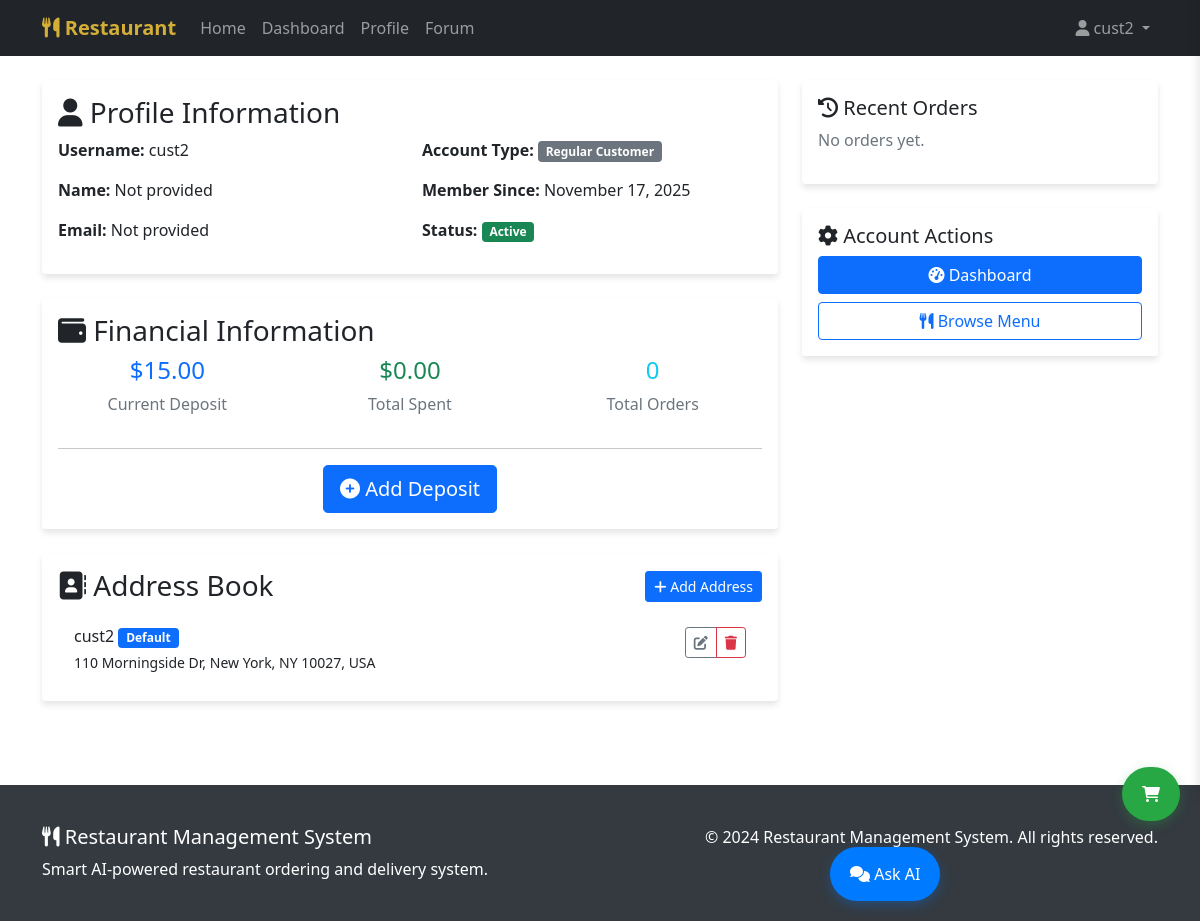
Page /profile/ (signed in) on the committed database.
### restaurant/models.py (models this page shows, shortened)
class Customer(models.Model):
    user = models.OneToOneField(User, on_delete=models.CASCADE, verbose_name="User")
    deposit = models.DecimalField(max_digits=10, decimal_places=2, default=0.00, verbose_name="Deposit")
    warnings = models.PositiveIntegerField(default=0, verbose_name="Warnings")
    total_spent = models.DecimalField(max_digits=10, decimal_places=2, default=0.00, verbose_name="Total Spent")
    order_count = models.PositiveIntegerField(default=0, verbose_name="Order Count")
    is_vip = models.BooleanField(default=False, verbose_name="VIP Status")
    is_blacklisted = models.BooleanField(default=False, verbose_name="Blacklisted")
    created_at = models.DateTimeField(auto_now_add=True, verbose_name="Registration Time")
    updated_at = models.DateTimeField(auto_now=True, verbose_name="Updated Time")
    class Meta:
        verbose_name = "Customer"
        verbose_name_plural = "Customers"
        ordering = ['-created_at']

class Address(models.Model):
    customer = models.ForeignKey(Customer, on_delete=models.CASCADE, related_name='addresses', verbose_name="Customer")
    recipient_name = models.CharField(max_length=100, verbose_name="Recipient Name")
    street_address = models.CharField(max_length=200, verbose_name="Street Address")
    city = models.CharField(max_length=100, verbose_name="City")
    state = models.CharField(max_length=100, verbose_name="State/Province")
    zip_code = models.CharField(max_length=20, verbose_name="ZIP/Postal Code")
    country = models.CharField(max_length=100, default="USA", verbose_name="Country")
    phone = models.CharField(max_length=20, blank=True, verbose_name="Phone Number")
    is_default = models.BooleanField(default=False, verbose_name="Default Address")
    created_at = models.DateTimeField(auto_now_add=True, verbose_name="Created Time")
    updated_at = models.DateTimeField(auto_now=True, verbose_name="Updated Time")
    class Meta:
        verbose_name = "Address"
        verbose_name_plural = "Addresses"
        ordering = ['-is_default', '-created_at']
    def get_full_address(self):
        return f"{self.street_address}, {self.city}, {self.state} {self.zip_code}, {self.country}"

### restaurant/views.py (the view)
# urls.py: path('profile/', views.profile, name='profile'),
@login_required
def profile(request):
    user = request.user
    if hasattr(user, 'customer'):
        customer = user.customer
        orders = Order.objects.filter(customer=customer).order_by('-created_at')[:10]
        addresses = Address.objects.filter(customer=customer).order_by('-is_default', '-created_at')
        context = {
            'customer': customer,
            'orders': orders,
            'addresses': addresses,
        }
        return render(request, 'profile.html', context)
    return redirect('dashboard')

### templates/profile.html (shortened to what this page needs)
{% extends 'base.html' %}
{% block content %}
<div class="container mt-4">
    <div class="row">
        <div class="col-md-8">
            <div class="card mb-4">
                <div class="card-body">
                    <h3 class="card-title">
                        <i class="fas fa-user"></i> Profile Information
                    </h3>
                    <div class="row">
                        <div class="col-md-6">
                            <p><strong>Username:</strong> {{ customer.user.username }}</p>
                            <p><strong>Name:</strong> {{ customer.user.get_full_name|default:"Not provided" }}</p>
                            <p><strong>Email:</strong> {{ customer.user.email|default:"Not provided" }}</p>
                        </div>
                        <div class="col-md-6">
                            <p><strong>Account Type:</strong>
                                {% if customer.is_vip %}
                                    <span class="vip-badge">VIP Customer</span>
                                {% else %}
                                    <span class="badge bg-secondary">Regular Customer</span>
                                {% endif %}
                            </p>
                            <p><strong>Member Since:</strong> {{ customer.created_at|date:"F d, Y" }}</p>
                            <p><strong>Status:</strong>
                                {% if customer.is_blacklisted %}
                                    <span class="badge bg-danger">Blacklisted</span>
                                {% else %}
                                    <span class="badge bg-success">Active</span>
                                {% endif %}
                            </p>
                        </div>
                    </div>
                </div>
            </div>
            <div class="card mb-4">
                <div class="card-body">
                    <h3 class="card-title">
                        <i class="fas fa-wallet"></i> Financial Information
                    </h3>
                    <div class="row">
                        <div class="col-md-4">
                            <div class="text-center">
                                <h4 class="text-primary">${{ customer.deposit }}</h4>
                                <p class="text-muted">Current Deposit</p>
                            </div>
                        </div>
                        <div class="col-md-4">
                            <div class="text-center">
                                <h4 class="text-success">${{ customer.total_spent }}</h4>
                                <p class="text-muted">Total Spent</p>
                            </div>
                        </div>
                        <div class="col-md-4">
                            <div class="text-center">
                                <h4 class="text-info">{{ customer.order_count }}</h4>
                                <p class="text-muted">Total Orders</p>
                            </div>
                        </div>
                    </div>
                    <hr>
                    <div class="row mt-3">
                        <div class="col-12 text-center">
                            <button type="button" class="btn btn-primary btn-lg" data-bs-toggle="modal" data-bs-target="#depositModal">
                                <i class="fas fa-plus-circle"></i> Add Deposit
                            </button>
                        </div>
                    </div>
                </div>
            </div>
            <div class="card mb-4">
                <div class="card-body">
                    <div class="d-flex justify-content-between align-items-center mb-3">
                        <h3 class="card-title mb-0">
                            <i class="fas fa-address-book"></i> Address Book
                        </h3>
                        <button type="button" class="btn btn-primary btn-sm" data-bs-toggle="modal" data-bs-target="#addAddressModal">
                            <i class="fas fa-plus"></i> Add Address
                        </button>
                    </div>
                    {% if addresses %}
                    <div class="list-group list-group-flush">
                        {% for address in addresses %}
                        <div class="list-group-item">
                            <div class="d-flex justify-content-between align-items-start">
                                <div class="flex-grow-1">
                                    <h6 class="mb-1">
                                        {{ address.recipient_name }}
                                        {% if address.is_default %}
                                            <span class="badge bg-primary">Default</span>
                                        {% endif %}
                                    </h6>
                                    <p class="mb-1 small">{{ address.get_full_address }}</p>
                                </div>
                                <div class="btn-group btn-group-sm">
                                    <button class="btn btn-outline-secondary" onclick="editAddress({{ address.id }})" title="Edit">
                                        <i class="fas fa-edit"></i>
                                    </button>
                                    <button class="btn btn-outline-danger" onclick="deleteAddress({{ address.id }})" title="Delete">
                                        <i class="fas fa-trash"></i>
                                    </button>
                                </div>
                            </div>
                        </div>
                        {% endfor %}
                    </div>
                    {% else %}
                    <p class="text-muted">No addresses saved. Add your first address to get started!</p>
                    {% endif %}
                </div>
            </div>
        </div>
        <div class="col-md-4">
            <div class="card mb-4">
                <div class="card-body">
                    <h5 class="card-title">
                        <i class="fas fa-history"></i> Recent Orders
                    </h5>
                    {% if orders %}
                    <div class="list-group list-group-flush">
                        {% for order in orders %}
                        <div class="list-group-item">
                            <div class="d-flex w-100 justify-content-between">
                                <h6 class="mb-1">Order #{{ order.id }}</h6>
                                <small>{{ order.created_at|date:"M d" }}</small>
                            </div>
                            <p class="mb-1">
                                <span class="badge bg-{% if order.status == 'delivered' %}success{% elif order.status == 'cancelled' %}danger{% else %}warning{% endif %}">
                                    {{ order.get_status_display }}
                                </span>
                            </p>
                            <small>${{ order.total_amount }}</small>
                        </div>
                        {% endfor %}
                    </div>
                    {% else %}
                    <p class="text-muted">No orders yet.</p>
                    {% endif %}
                </div>
            </div>
            <div class="card">
                <div class="card-body">
                    <h5 class="card-title">
                        <i class="fas fa-cog"></i> Account Actions
                    </h5>
                    <div class="d-grid gap-2">
                        <a href="{% url 'dashboard' %}" class="btn btn-primary">
                            <i class="fas fa-tachometer-alt"></i> Dashboard
                        </a>
                        <a href="{% url 'index' %}" class="btn btn-outline-primary">
                            <i class="fas fa-utensils"></i> Browse Menu
                        </a>
                    </div>
                </div>
            </div>
        </div>
    </div>
</div>
{% endblock %}

### templates/base.html (shortened to what this page needs)
<!DOCTYPE html>
<html lang="en">
<head>
    <link href="https://cdn.jsdelivr.net/npm/bootstrap@5.1.3/dist/css/bootstrap.min.css" rel="stylesheet">
    <link href="https://cdnjs.cloudflare.com/ajax/libs/font-awesome/6.0.0/css/all.min.css" rel="stylesheet">
</head>
<body>
    <nav class="navbar navbar-expand-lg navbar-dark bg-dark">
        <div class="container">
            <a class="navbar-brand" href="{% url 'index' %}">
                <i class="fas fa-utensils"></i> Restaurant
            </a>
            <div class="collapse navbar-collapse" id="navbarNav">
                <ul class="navbar-nav me-auto">
                    <li class="nav-item">
                        <a class="nav-link" href="{% url 'index' %}">Home</a>
                    </li>
                    {% if user.is_authenticated %}
                        {% if not user.chef and not user.deliveryperson %}
                        <li class="nav-item">
                            <a class="nav-link" href="{% url 'dashboard' %}">Dashboard</a>
                        </li>
                        <li class="nav-item">
                            <a class="nav-link" href="{% url 'profile' %}">Profile</a>
                        </li>
                        {% endif %}
                        {% if user.customer or user.manager %}
                        <li class="nav-item">
                            <a class="nav-link" href="{% url 'forum' %}">Forum</a>
                        </li>
                        {% endif %}
                    {% endif %}
                </ul>
                <ul class="navbar-nav">
                    {% if user.is_authenticated %}
                        <li class="nav-item dropdown">
                            <a class="nav-link dropdown-toggle" href="#" id="navbarDropdown" role="button" data-bs-toggle="dropdown">
                                <i class="fas fa-user"></i> {{ user.username }}
                            </a>
                        </li>
                    {% endif %}
                </ul>
            </div>
        </div>
    </nav>
    <main>
        {% block content %}{% endblock %}
    </main>
    <button class="cart-toggle" onclick="toggleCart()" title="View Cart">
        <i class="fas fa-shopping-cart"></i>
    </button>
    <div class="chat-container">
        <button class="chat-toggle" onclick="toggleChat()">
            <i class="fas fa-comments"></i> Ask AI
        </button>
    </div>
    <footer class="footer">
        <div class="container">
            <div class="row">
                <div class="col-md-6">
                    <h5><i class="fas fa-utensils"></i> Restaurant Management System</h5>
                    <p class="mb-0">Smart AI-powered restaurant ordering and delivery system.</p>
                </div>
                <div class="col-md-6 text-md-end">
                    <p class="mb-0">&copy; 2024 Restaurant Management System. All rights reserved.</p>
                </div>
            </div>
        </div>
    </footer>
</body>
</html>

### templates/base.html (style rules this page uses)
.navbar-brand { font-weight: bold; color: #d4af37 !important; }
.card { transition: transform 0.3s ease; border: none; box-shadow: 0 4px 6px rgba(0, 0, 0, 0.1); }
.chat-container { position: fixed; bottom: 20px; right: 20px; width: 350px; z-index: 1000; }
.cart-toggle { position: fixed; bottom: 100px; right: 20px; background: #28a745; color: white; border: none; border-radius: 50px; padding: 15px 20px; cursor: pointer; box-shadow: 0 4px 12px rgba(40, 167, 69, 0.3); z-index: 1040; }
.chat-toggle { background: #007bff; color: white; border: none; border-radius: 50px; padding: 15px 20px; cursor: pointer; box-shadow: 0 4px 12px rgba(0, 123, 255, 0.3); }
.footer { background: #343a40; color: white; padding: 40px 0; margin-top: 60px; }

### rows in the picture
Customer: user.username "cust2", user.get_full_name "Not provided", user.email "Not provided", created_at "November 17, 2025", deposit "15.00", total_spent "0.00", order_count "0"
Address: recipient_name "cust2", is_default "Default", get_full_address "110 Morningside Dr, New York, NY 10027, USA"

### other values in the picture
{{ user.username }} "cust2"
